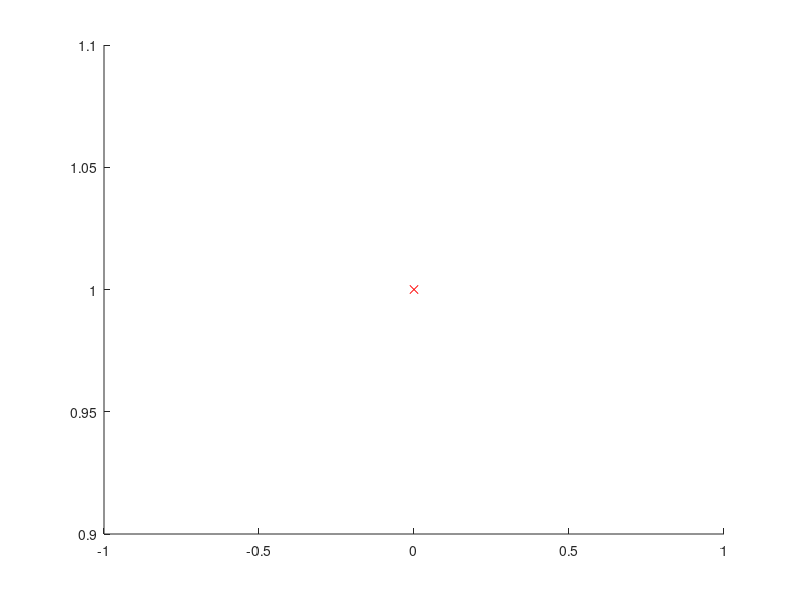

The MATLAB source for this figure: (Note: this script raises an error after producing the figure.)

fp=fopen('y_y00.csv','w');
fprintf(fp,"Time,Approximation,Real,Error\n");

n=0;
xi=0;
y=1;

final=8;
steps=20;
dt=final/steps;
t=xi:dt:final;

clf
hold on
plot(xi,y,'rx')
plot(xi,e^(r*xi),'bx')
title('Another approximation')
xlabel('t')
ylabel('y(t)')

fprintf(fp,"%f,%f,%f,%f\n",xi,y,e^(xi),e(xi)-y);

while n<steps
	y=y*(1+dt+0.5*dt^2);
	n=n+1;
	s=e^(xi+n*dt);
	fprintf(fp,"%f,%f,%f,%f\n",xi+n*dt,y,s,abs(s-y));
	
	hold on
	plot(xi+n*dt,y,'rx');
	plot(xi+n*dt,s,'bx');
	end 
	
print appvsreal00.jpg
fclose(fp);